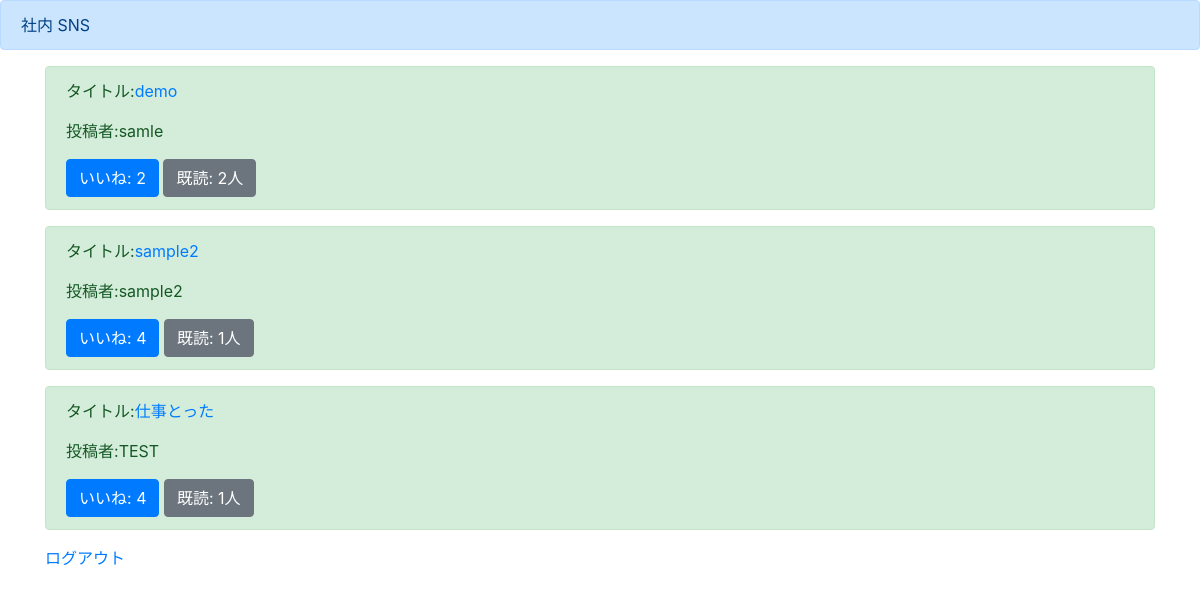
Page /list/ (signed in) on the earlier database version.
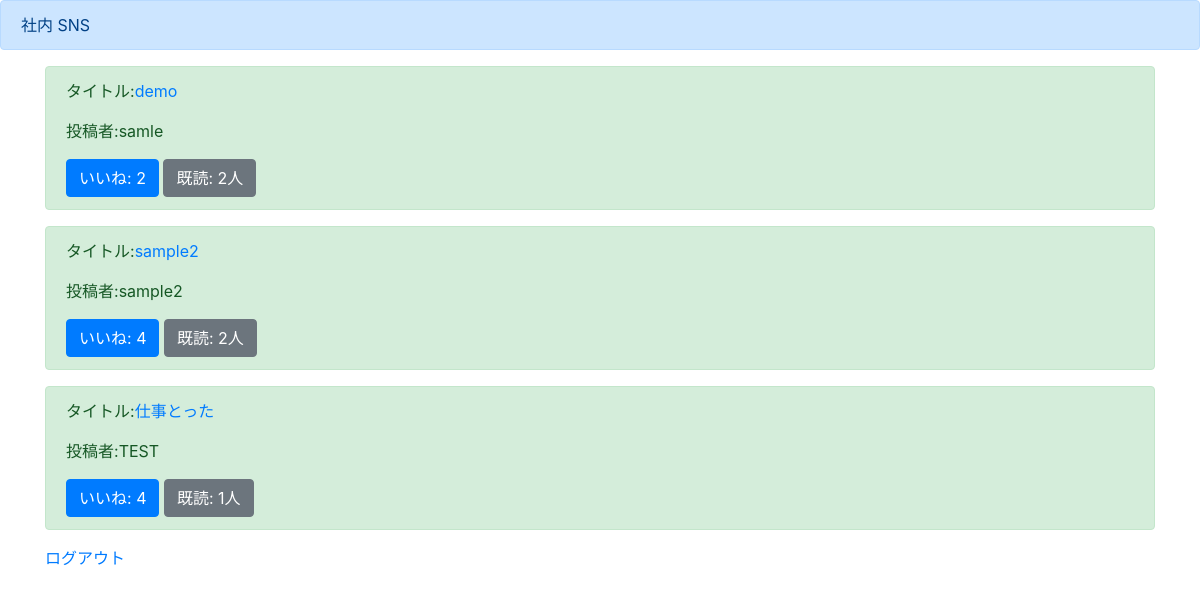
Same page on the later database version.
### boardapp/models.py (models this page shows)
class BoardModel(models.Model):
    title = models.CharField(max_length=100)
    content = models.TextField()
    author = models.CharField(max_length=100)
    images = models.ImageField(upload_to='')
    good = models.IntegerField(null=True, blank=True, default=0)
    read = models.IntegerField(null=True, blank=True, default=0)
    readtext = models.CharField(max_length=200, null=True, blank=True, default='a')

### boardapp/views.py (the view)
# urls.py: path('list/', listfunc, name='list'),
@login_required # login遷移 ショートカットとして、便利な login_required() デコレータを利用できます:
def listfunc(request):
    object_list = BoardModel.objects.all() #object_list
    return render(request, 'list.html', {'object_list':object_list})

### templates/list.html (shortened to what this page needs)
{% extends 'base.html' %}
{% block header %}
<div class="alert alert-primary" role="alert">
    社内 SNS
</div>
{% endblock header %}
{% block content %}
<div class='container'>
    {% for item in object_list %}
    <div class="alert alert-success" role="alert">
        <p>タイトル:<a href="{% url 'detail' item.pk %}">{{item.title}}</a></p>
        <p>投稿者:{{item.author}}</p>
        <a href="#" class="btn btn-primary btn" role="button" aria-pressed="true">いいね: {{item.good}}</a>
        <a href="#" class="btn btn-secondary btn" role="button" aria-pressed="true">既読: {{item.read}}人</a>
    </div>
    {% endfor %}
    <a href="{% url 'logout' %}">ログアウト</a>
</div>
{% endblock content %}

Differences in the rows shown:
changed BoardModel "sample2": read "1" → "2"
